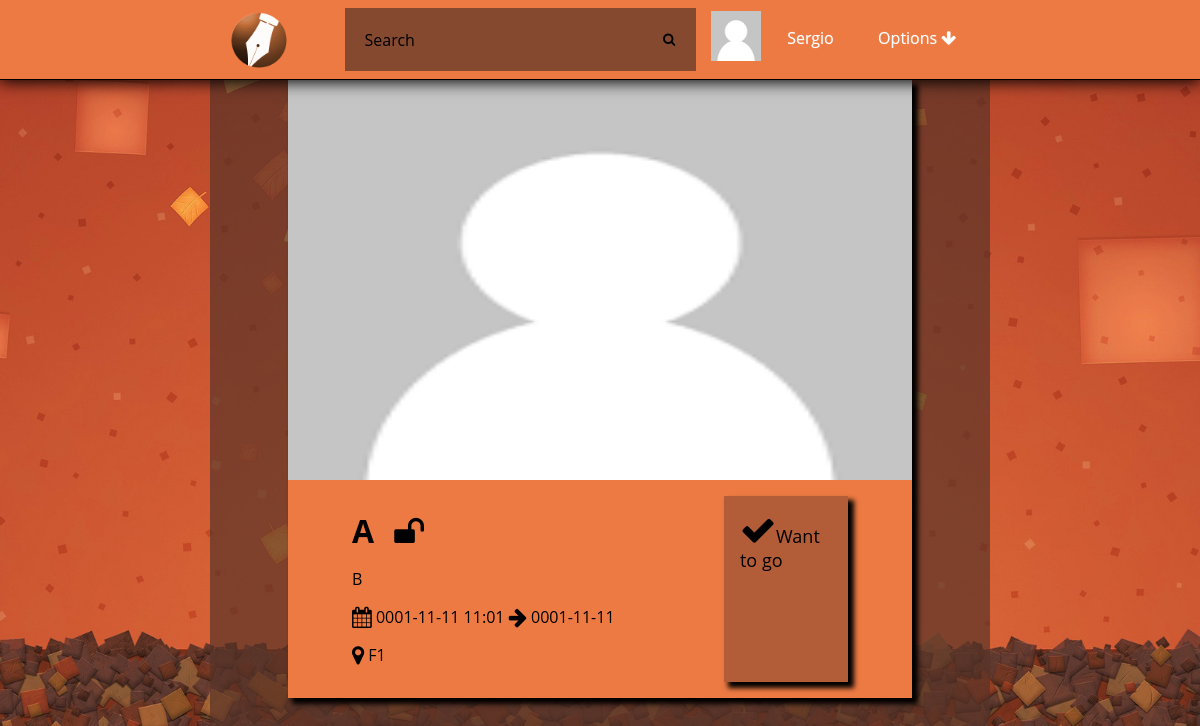
Screenshot of /event.php?id=8 (signed in) with the database file from the repository.
### tables this page shows
CREATE TABLE Photo(
	idPhoto INTEGER PRIMARY KEY,
	path TEXT,
	uploadDate DATE
);

CREATE TABLE User(
	idUser INTEGER PRIMARY KEY,
	loginId TEXT NOT NULL,
	password TEXT NOT NULL,
	email TEXT NOT NULL,
	name TEXT,
	birthday DATE,
	idPhoto REFERENCES Photo(idPhoto)	
);

CREATE TABLE Event(
	idEvent INTEGER PRIMARY KEY,
	nameEvent TEXT NOT NULL,
	creationDate DATE NOT NULL,
	endDate DATE NOT NULL,
	local TEXT NOT NULL,
	public BOOLEAN,
	type TEXT,
	description TEXT,
	hour TEXT,
	idPhoto INTEGER REFERENCES Photo(idPhoto),
	idOwner INTEGER REFERENCES User(idUser)
);

### databaseConnection.php (called while the page is built, shortened)
<?php
function getEvent($id){
    $pathDatabase='sqlite:'.__DIR__.'/event.db';
    $db = new PDO($pathDatabase);
    $stmt=$db->prepare("SELECT Event.*,Photo.path FROM Event,Photo WHERE Event.idEvent=:id AND Event.idPhoto=Photo.idPhoto");
    $stmt->bindParam(':id',$id,PDO::PARAM_INT);
    $stmt->execute();
    $result = $stmt->fetchAll();
    return $result[0];
}
function getUser($userId){
    $pathDatabase='sqlite:'.__DIR__.'/event.db';
    $db = new PDO($pathDatabase);
    $stmt=$db->prepare("SELECT * FROM User WHERE User.idUser=:userid");
    $stmt->bindParam(':userid',$userId,PDO::PARAM_INT);
    $stmt->execute();
    $result = $stmt->fetchAll();
     if($result>0){
        return $result[0];
    }else return false;
}
function getUserImagePath($userId){
    $pathDatabase='sqlite:'.__DIR__.'/event.db';
    $db = new PDO($pathDatabase);
    $stmt=$db->prepare("SELECT Photo.path FROM Photo,User WHERE Photo.idPhoto=User.idPhoto AND User.idUser=:userid");
    $stmt->bindParam(':userid',$userId,PDO::PARAM_INT);
    $stmt->execute();
    $result = $stmt->fetchAll();
     if($result>0){
        return $result[0][0];
    }else return false;
}
?>

### utils.php (the view, shortened to what this page needs)
<?php
function getEventPageCard($event){
    ?>
    <div class="cardEventPage" id="event<?php echo $event['idEvent']?>">
    <div class="imgContainerPage">
    <img src="<?php echo $event["path"]?>" />
    </div>
    <div class="eventInfo">
    <div class="eventInfoContent">
    <div class="name">
    <h1><?php echo $event['nameEvent']?></h1> <?php if($event["public"]){echo "<i class=\"fa fa-unlock fa-2x\"></i>";}else{echo "<i class=\"fa fa-lock fa-2x\"></i>";}?>
    </div>
    <div>
    <p>
    <?php echo $event['description'] ?>
    </p>
    <p>
    <i class="fa fa-calendar fa-lg"></i> <?php echo $event['creationDate']." ".$event["hour"]."  <i class=\"fa fa-arrow-right fa-lg\"></i>  ".$event['endDate'] ?>
    </p>
    <p>
    <i class="fa fa-map-marker fa-lg"></i> <?php echo $event['local'];?>
    </p>
    </div>
    </div>
<?php } ?>

### header.php (shortened to what this page needs)
<?php
	include_once 'databaseConnection.php';
?>
<!DOCTYPE html>
<html>
<head>
    <link rel="stylesheet" href="http://cdnjs.cloudflare.com/ajax/libs/font-awesome/4.4.0/css/font-awesome.min.css">
    <link rel="stylesheet" type="text/css" href="css/eventManager.css">
	<link rel="stylesheet" type="text/css" href="css/sweetalert.css">
</head>
<body>
	<div id="hmenu">
		<div id="containerNavBar">
			<ul class="nav">
				<a href="index.php"><img id="logo" src="static/website/logo.png"></img>
				</a>
				<li id="search">
					<form action="eventSearchPage.php" method="get">
						<input type="text" name="search_text" id="search_text" placeholder="Search" />
						<button type="submit" id="search_button"><i class="fa fa-search"></i></button>
					</form>
				</li>
				<li id="options">
					<a href="#">Options  <i class="fa fa-arrow-down"></i></a>
				</li>
				<li id="profile">
					<div class="profileButton">
						<div class ="profileButtonImage">
							<img src= <?php echo getUserImagePath($_SESSION['userId']); ?> style="width:50px;height:50px;">
						</div>
						<div class="profileButtonText">
							<a href="profile.php"> <?php echo getUser($_SESSION['userId'])['name'] ?> </a>
						</div>
					</div>
				</li>
			</ul>
		</div>
	</div>
	<div class="wrapper">

### css/eventManager.css (style rules this page uses)
html { background-image: url('\../static/website/background.jpg'); background-attachment: fixed; background-position:center center; background-size:cover; display: block; box-sizing: border-box; height: 100%; }
body { width: 65%; margin:0 auto; background-color: rgba(88, 52, 40, 0.69); background-size: contain; background-attachment: fixed; box-sizing: border-box; display: block; min-height: 100%; }
div#hmenu { margin: auto auto; height: 5em; background: #ED7A43; width: 100%; text-align: center; position: fixed; top:0; left:0; border-bottom:1px solid; box-shadow: 0 1px 15px 1px; box-sizing: border-box; }
img#logo { height: 80%;width: auto;float: left;margin-left: 1em;border-radius: 50%;margin-right: 1em; }
div#containerNavBar { display: inline-block; width: 65%; height: 100%; margin: auto; box-sizing: border-box; }
.nav { height: 100%; width: 100%; display: inline-block; margin: 0.5em auto; padding: 0; }
.nav li { float: left; list-style-type: none; position: relative; margin: auto 1%; display: inline-block; }
.nav li a { font-size: 16px; color: white; display: block; line-height: 60px; padding: 0 26px; text-decoration: none; font-family: 'Open Sans', sans-serif; text-shadow: 0 0 1px rgba(255, 255, 255, 0.5); }
li#search { width: 45%; height: 80%; margin-left: 5%; }
#search_text { width: 85%; padding: 10px 0 10px 20px; font-size: 16px; font-family: 'Open Sans', sans-serif; border: 0 none; height: 100%; margin-right: 0; color: white; outline: none; background: rgba(88, 52, 40, 0.69); float: left; box-sizing: border-box; transition: all 0.15s; }
#search_button { border: 0 none; background: rgba(88, 52, 40, 0.69) center no-repeat; width: 15%; float: left; padding: 0; text-align: center; height: 100%; cursor: pointer; }
li#profile { width: 15%; }
li#options { float:right; padding: 0; }
#search form { width: 100%; height: 100%; margin: 0 auto; display: inline-block; }
.imgContainerPage { width: 100%; height: 25em; }
.cardEventPage { margin: 0 auto;box-shadow: 5px 5px 5px 1px;font-family: 'Open Sans', sans-serif; }
.imgContainerPage img { width: 100%; height: 100%; }
.eventInfo { background: #ED7A43; margin: 0 auto; padding: 1em 4em 1em 4em; display: table; width: 100%; box-sizing: border-box; }
.eventInfoContent .name h1 { margin: 0 0.5em 0 0; display: inline-block; }
.eventInfoContent { display: table-cell; }
.cardEventPage .name { display: block; width: auto; margin: 0; }
.profileButton { width: 100%; display: table; }
.profileButtonImage { height: 100%; display: table-cell; margin: 0 auto; width: 30%; vertical-align: middle; }
.profileButtonText { width: 50%; display: table-cell; box-sizing: border-box; margin: 0 auto; }
.name i { display: inline-block; }
.wrapper { width: 80%; margin: 0 auto; padding-top: 5em; }

### rows the page displays
photo: path (placeholder picture)
user: name "Sergio"
event: idPhoto.path (placeholder picture), nameEvent "A", description "B", creationDate "0001-11-11", hour "11:01", endDate "0001-11-11", local "F1"
